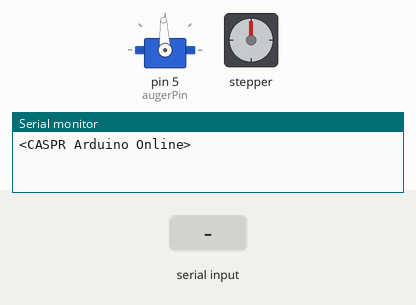
Bench run of a sketch on a simulated Arduino Uno, built with avr-gcc and run on an emulated ATmega328P. On the bench: servo, stepper motor, the last lines printed to the serial monitor. The inputs (shaded band) are chosen by the test bench. Stepper angles assume 200 steps per turn.

Above: at 1.2 s.
1.3 s: "<B,1>" received over Serial
At 2.1 s:
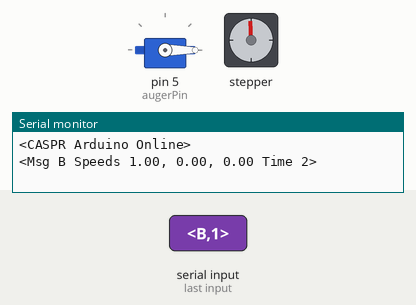
4.3 s: "<L,150>" received over Serial
7.3 s: "<H,1>" received over Serial
At 8.2 s:
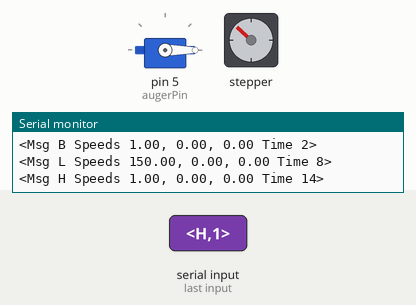
8.8 s: "<B,150>" received over Serial
At 9.26 s:
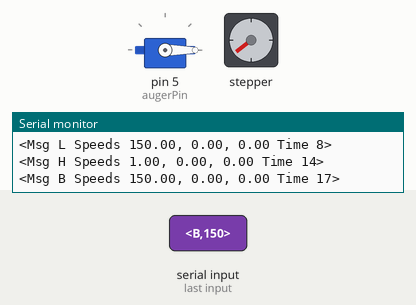
Timing chart, 0 to 15.8 s (numbered marks = the images above; inputs shaded):
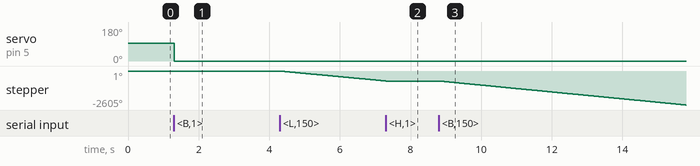

The sketch:

arduinoController.ino
```cpp
#include <Servo.h>             // Servo library dependency
#include <AccelStepper.h>      // Stepper motor library dependencies

// Define stepper driver GPIO pins
AccelStepper leftStepper(AccelStepper::DRIVER, 7, 6);
AccelStepper rightStepper(AccelStepper::DRIVER, 9, 8);

// Define auger GPIO pins
#define augerPin 5

// Serial Communication Settings
const byte buffSize = 40;
char inputBuffer[buffSize];
const char startMarker = '<';
const char endMarker = '>';
byte bytesRecvd = 0;
boolean readInProgress = false;
boolean newDataFromPi = false;

char messageFromPi[buffSize] = {0};
float newLeftStepperSpeed = 0.0;
float newRightStepperSpeed = 0.0;
float newAugerSpeed = 93.6;
char dir[buffSize] = {0};

// Counter to monitor interpret/response speed
unsigned long curMillis;

unsigned long prevReplyToPimillis = 0;
unsigned long replyToPiinterval = 1000;

// Stepper motor Settings
float leftStepperSpeed;
float rightStepperSpeed;

// Servo settings
Servo auger;
byte augerSpeed;
byte augerMin = 0;
byte augerMax = 180;
byte augerHaltSpeed = 94;

void setup() {
  // Initiate serial communication signal with baud rate @ 9600
    Serial.begin(9600);
    leftStepper.setMaxSpeed(20000.0);
    leftStepper.setAcceleration(1000.0);
    rightStepper.setMaxSpeed(20000.0);
    rightStepper.setAcceleration(1000.0);
    auger.attach(augerPin);
    // Inform Pi that the Arduino is online and ready to interpret signals
    Serial.println("<CASPR Arduino Online>");
}

// Controls how servos and stepper motors update their speed:
void loop() {
  // Start monitoring uptime
  curMillis = millis();
  // Checking to see if pi has any new signals
  getDataFromPi();
  // Update motors to work with the new signal (if there is one)
  updateMotors();
  // Respond to the pi to verify that the message was received
  replyToPi();
  // Move the servo to work with the new signal (if there is one)
  moveServo();
}

void getDataFromPi() {

  // receive data from pi and save it into inputBuffer
  if (Serial.available() > 0) {

    char x = Serial.read();

    // the order of these IF clauses is significant
    // looking at start and end markers to determine signal payload
    if (x == endMarker) {
      readInProgress = false;
      newDataFromPi = true;
      inputBuffer[bytesRecvd] = 0;
      parseData();
    }

    if (readInProgress) {
      inputBuffer[bytesRecvd] = x;
      bytesRecvd ++;
      if (bytesRecvd == buffSize) {
        bytesRecvd = buffSize - 1;
      }
    }

    if (x == startMarker) {
      bytesRecvd = 0;
      readInProgress = true;
    }
  }
}

void parseData() {

  // split the data into its parts

  char * strtokIndx; // this is used by strtok() as an index

  strtokIndx = strtok(inputBuffer, ",");     // get the first part - the string
  strcpy(messageFromPi, strtokIndx); // copy it to messageFromPi

  strtokIndx = strtok(NULL, ","); // this continues where the previous call left off
  newLeftStepperSpeed = atof(strtokIndx);     // convert this part to an float

  strtokIndx = strtok(NULL, ",");
  newRightStepperSpeed = atof(strtokIndx);     // convert this part to an float

  strtokIndx = strtok(NULL, ",");
  newAugerSpeed = atof(strtokIndx);     // convert this part to an float
}

void replyToPi() {
  // Tell pi that the message was received
  if (newDataFromPi) {
    newDataFromPi = false;
    Serial.print("<Msg ");
    Serial.print(messageFromPi);
    Serial.print(" Speeds ");
    Serial.print(newLeftStepperSpeed);
    Serial.print(", ");
    Serial.print(newRightStepperSpeed);
    Serial.print(", ");
    Serial.print(newAugerSpeed);
    Serial.print(" Time ");
    Serial.print(curMillis >> 9); // divide by 512 is approx = half-seconds
    Serial.println(">");
  }
}

// this illustrates using different inputs from the pi to call different functions
void updateMotors() {
  if (strcmp(messageFromPi, "B") == 0) {                    // Both stepper control
    moveLeftStepper();
    moveRightStepper();
  } else if (strcmp(messageFromPi, "H") == 0) {             // Halt
    return;
  }else if (strcmp(messageFromPi, "L") == 0) {              // Left stepper control
    moveLeftStepper();
  } else if (strcmp(messageFromPi, "R") == 0) {             // Right stepper control
    moveRightStepper();
  } else if (strcmp(messageFromPi, "A") == 0) {             // Auger control
    moveServo();
  }
}

// Move the servo if a command was received
void moveServo() {
  if (newAugerSpeed != 93.6) {
      augerSpeed = newAugerSpeed / 100.0 * 180.0;
  } else {
    augerSpeed = newAugerSpeed;
  }
  auger.write(augerSpeed);
}

// Move the left stepper motor if a command was received
void moveLeftStepper() {
  if (newLeftStepperSpeed != 0) {
    leftStepperSpeed = -newLeftStepperSpeed;
    leftStepper.setSpeed(leftStepperSpeed);
    leftStepper.runSpeed();
  }
}

// Move the right stepper motor if a command was received
void moveRightStepper() {
  if (newRightStepperSpeed != 0) {
    rightStepperSpeed = -newRightStepperSpeed;
    rightStepper.setSpeed(rightStepperSpeed);
    rightStepper.runSpeed();

  }
}
```

Measured:
- after the input at 7.3 s, stepper: goes on until 7.3 s, then stays -767°
- after the input at 8.8 s, stepper: keeps turning counter-clockwise at about 263°/s, starting at once
